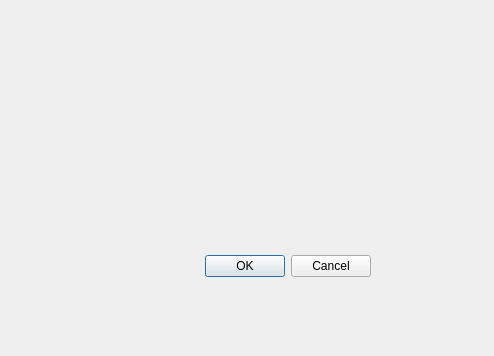
<?xml version="1.0" encoding="UTF-8"?>
<ui version="4.0">
 <class>TestDialog</class>
 <widget class="QDialog" name="TestDialog">
  <property name="geometry">
   <rect>
    <x>0</x>
    <y>0</y>
    <width>494</width>
    <height>356</height>
   </rect>
  </property>
  <property name="windowTitle">
   <string>Dialog</string>
  </property>
  <widget class="QDialogButtonBox" name="buttonBox">
   <property name="geometry">
    <rect>
     <x>30</x>
     <y>250</y>
     <width>341</width>
     <height>32</height>
    </rect>
   </property>
   <property name="orientation">
    <enum>Qt::Horizontal</enum>
   </property>
   <property name="standardButtons">
    <set>QDialogButtonBox::Cancel|QDialogButtonBox::Ok</set>
   </property>
  </widget>
 </widget>
 <resources/>
 <connections>
  <connection>
   <sender>buttonBox</sender>
   <signal>accepted()</signal>
   <receiver>TestDialog</receiver>
   <slot>accept()</slot>
   <hints>
    <hint type="sourcelabel">
     <x>248</x>
     <y>254</y>
    </hint>
    <hint type="destinationlabel">
     <x>157</x>
     <y>274</y>
    </hint>
   </hints>
  </connection>
  <connection>
   <sender>buttonBox</sender>
   <signal>rejected()</signal>
   <receiver>TestDialog</receiver>
   <slot>reject()</slot>
   <hints>
    <hint type="sourcelabel">
     <x>316</x>
     <y>260</y>
    </hint>
    <hint type="destinationlabel">
     <x>286</x>
     <y>274</y>
    </hint>
   </hints>
  </connection>
 </connections>
</ui>
